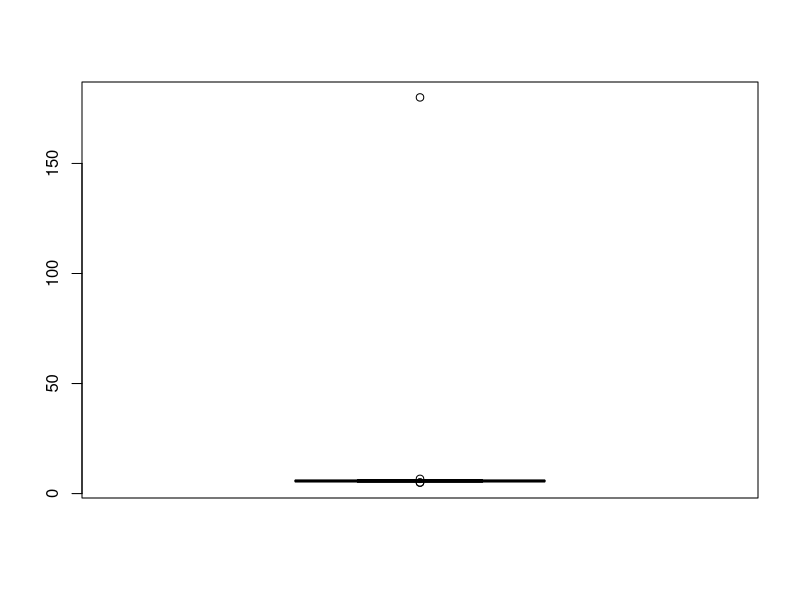
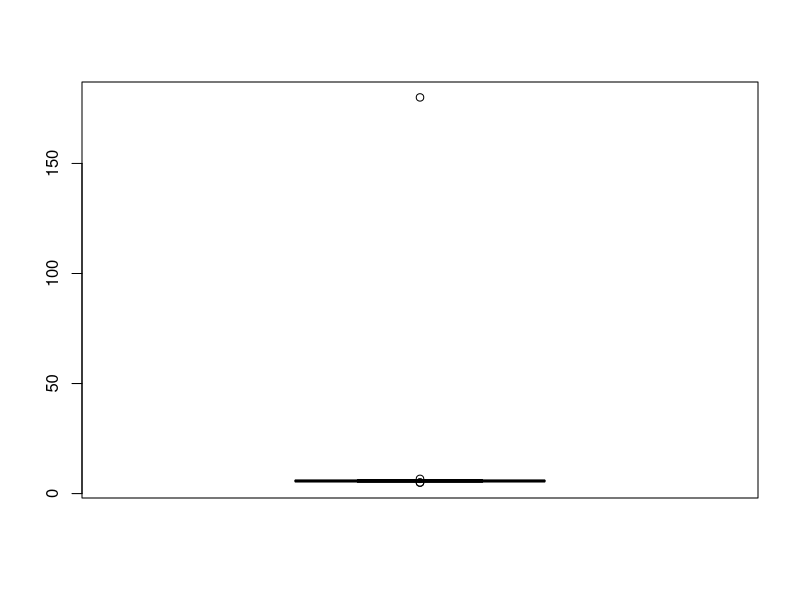

These figures' R source, in order:
## ---- chunk 1
knitr::opts_chunk$set(echo = TRUE)

library(tidyverse)
library(dslabs)

## ---- chunk 2
# Example boxplot to detect outliers
boxplot(outlier_example)
## ---- chunk 3
   library(dslabs)
   str(outlier_example)  # Shows the structure of the data object
## ---- chunk 4
   mean_height <- mean(outlier_example)
   sd_height <- sd(outlier_example)
## ---- chunk 5
   range_95pct <- mean_height + c(-2, 2) * sd_height
## ---- chunk 6
   boxplot(outlier_example)
## ---- chunk 7
# Calculate the median of outlier_example
median_value <- median(outlier_example)
## ---- chunk 8
# Calculate the interquartile range of outlier_example
iqr_value <- IQR(outlier_example)
## ---- chunk 9
# Approximate standard deviation from IQR
estimated_sd <- iqr_value / 1.349
estimated_sd_inches <- round(estimated_sd * 12)  # Convert to inches if needed
## ---- chunk 10
q3 <- qnorm(0.75)
q1 <- qnorm(0.25)
iqr <- q3 - q1
r <- c(q1 - 1.5*iqr, q3 + 1.5*iqr)
r
